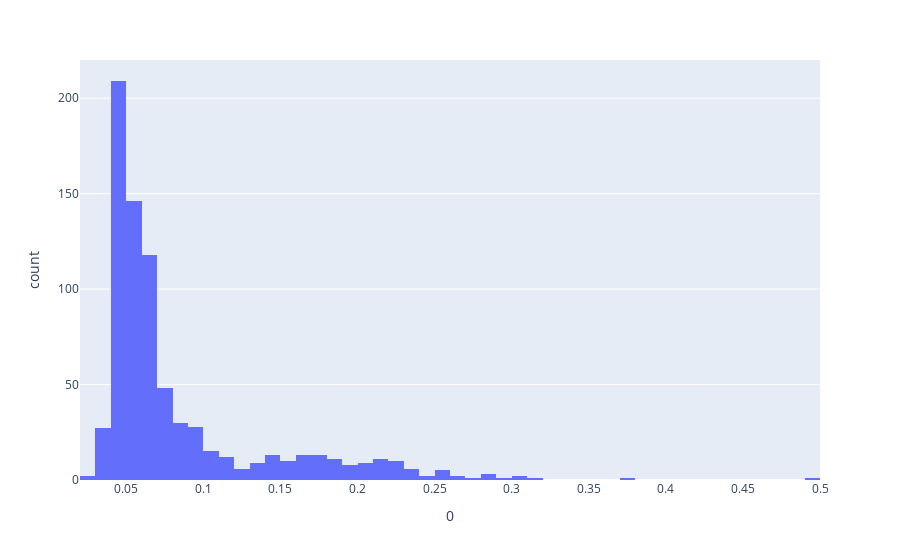

This figure's notebook cell:
### Code cell
px.histogram(pd.DataFrame(y_pred_val), x=0)

### Figure 1 — Plotly figure (JSON) as saved in the notebook; plotly's stock layout.template omitted (floating-point values rounded to 4 significant figures; data arrays with more than 128 entries replaced by an {"elided": "..."} marker saying what was removed)
{"data": [{"alignmentgroup": "True", "bingroup": "x", "hovertemplate": "0=%{x}<br>count=%{y}<extra></extra>", "legendgroup": "", "marker": {"color": "#636efa"}, "name": "", "offsetgroup": "", "orientation": "v", "showlegend": false, "type": "histogram", "x": {"elided": "773 float values"}, "xaxis": "x", "yaxis": "y"}], "layout": {"barmode": "relative", "legend": {"tracegroupgap": 0}, "margin": {"t": 60}, "xaxis": {"anchor": "y", "domain": [0, 1], "title": {"text": "0"}}, "yaxis": {"anchor": "x", "domain": [0, 1], "title": {"text": "count"}}}}
